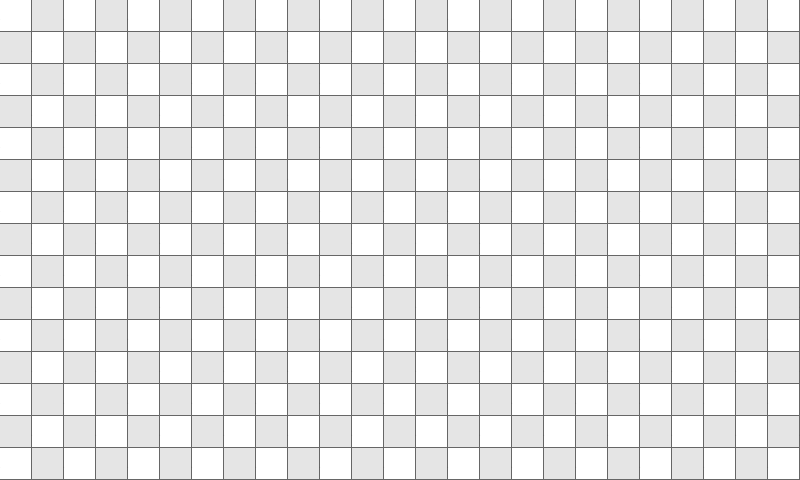

Below is a game level as drawn by its tile map, then a one-line description and the .tmx file that defines it, in full:
An orthogonal 25x15 tile map with 32x32 px tiles, 1 tile layer (Floor) and 1 object (StartPoint).

<map version="1.0" orientation="orthogonal" renderorder="left-down" width="25" height="15" tilewidth="32" tileheight="32" nextobjectid="2">
 <tileset firstgid="1" name="ortho" tilewidth="32" tileheight="32" tilecount="4" columns="4">
  <image source="ortho.png" trans="abcdef" width="128" height="32" />
  <tile id="3">
   <properties>
    <property name="deadly" type="bool" value="true" />
   </properties>
  </tile>
 </tileset>
 <layer name="Floor" width="25" height="15">
  <data encoding="csv">
3,2,3,2,3,2,3,2,3,2,3,2,3,2,3,2,3,2,3,2,3,2,3,2,3,
2,3,2,3,2,3,2,3,2,3,2,3,2,3,2,3,2,3,2,3,2,3,2,3,2,
3,2,3,2,3,2,3,2,3,2,3,2,3,2,3,2,3,2,3,2,3,2,3,2,3,
2,3,2,3,2,3,2,3,2,3,2,3,2,3,2,3,2,3,2,3,2,3,2,3,2,
3,2,3,2,3,2,3,2,3,2,3,2,3,2,3,2,3,2,3,2,3,2,3,2,3,
2,3,2,3,2,3,2,3,2,3,2,3,2,3,2,3,2,3,2,3,2,3,2,3,2,
3,2,3,2,3,2,3,2,3,2,3,2,3,2,3,2,3,2,3,2,3,2,3,2,3,
2,3,2,3,2,3,2,3,2,3,2,3,2,3,2,3,2,3,2,3,2,3,2,3,2,
3,2,3,2,3,2,3,2,3,2,3,2,3,2,3,2,3,2,3,2,3,2,3,2,3,
2,3,2,3,2,3,2,3,2,3,2,3,2,3,2,3,2,3,2,3,2,3,2,3,2,
3,2,3,2,3,2,3,2,3,2,3,2,3,2,3,2,3,2,3,2,3,2,3,2,3,
2,3,2,3,2,3,2,3,2,3,2,3,2,3,2,3,2,3,2,3,2,3,2,3,2,
3,2,3,2,3,2,3,2,3,2,3,2,3,2,3,2,3,2,3,2,3,2,3,2,3,
2,3,2,3,2,3,2,3,2,3,2,3,2,3,2,3,2,3,2,3,2,3,2,3,2,
3,2,3,2,3,2,3,2,3,2,3,2,3,2,3,2,3,2,3,2,3,2,3,2,3
</data>
 </layer>
 <objectgroup name="ObjectLayer">
  <object id="1" name="StartPoint" x="399" y="239" />
 </objectgroup>
</map>
